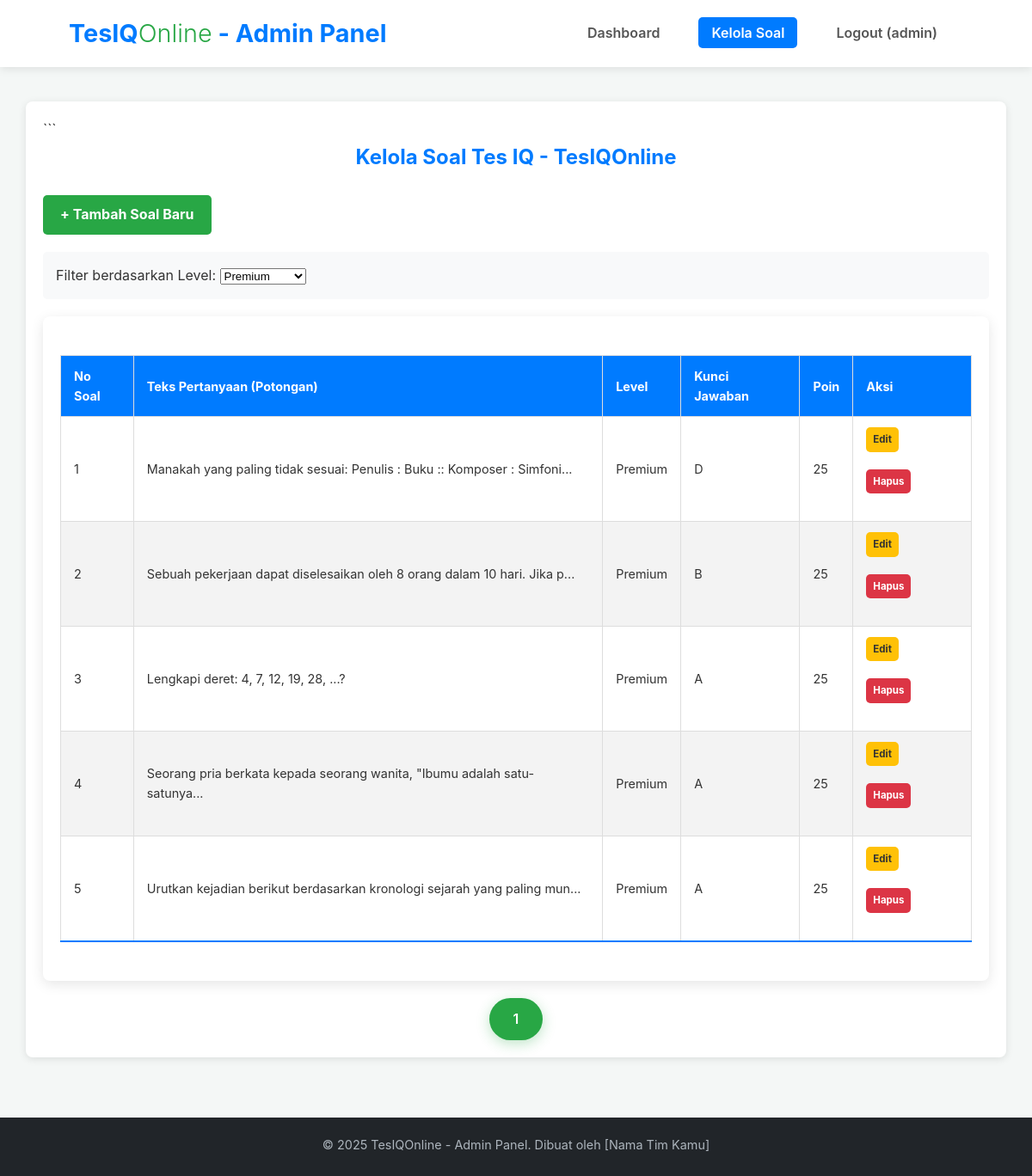
The page /admin/manajemen_soal.php?level_filter=4 (signed in) on the database its author committed.
### tables this page shows
CREATE TABLE IF NOT EXISTS `questions` (
  `id` int(11) NOT NULL AUTO_INCREMENT,
  `level_id` int(11) NOT NULL,
  `question_number` int(11) NOT NULL,
  `question_text` text NOT NULL,
  `option_a` varchar(255) NOT NULL,
  `option_b` varchar(255) NOT NULL,
  `option_c` varchar(255) NOT NULL,
  `option_d` varchar(255) NOT NULL,
  `correct_option` char(1) NOT NULL,
  `points` int(11) NOT NULL DEFAULT 10,
  `created_at` timestamp NOT NULL DEFAULT current_timestamp(),
  PRIMARY KEY (`id`),
  KEY `level_id` (`level_id`),
  CONSTRAINT `questions_ibfk_1` FOREIGN KEY (`level_id`) REFERENCES `levels` (`id`) ON DELETE CASCADE
);

CREATE TABLE IF NOT EXISTS `levels` (
  `id` int(11) NOT NULL AUTO_INCREMENT,
  `level_name` varchar(50) NOT NULL,
  `description` text DEFAULT NULL,
  PRIMARY KEY (`id`),
  UNIQUE KEY `level_name` (`level_name`)
);

### admin/manajemen_soal.php (the view, shortened to what this page needs)
<?php
$page_title = "Kelola Soal Tes IQ - TesIQOnline";
require_once 'admin_header.php';
$limit = 10;
$page = isset($_GET['page']) && is_numeric($_GET['page']) ? (int)$_GET['page'] : 1;
$offset = ($page - 1) * $limit;
$filter_level_id = isset($_GET['level_filter']) && is_numeric($_GET['level_filter']) ? (int)$_GET['level_filter'] : null;
$sql_questions = "SELECT q.id, q.question_number, q.question_text, q.correct_option, q.points, l.level_name
                  FROM questions q
                  JOIN levels l ON q.level_id = l.id";
$sql_count = "SELECT COUNT(*) as total FROM questions q";
$where_clauses = [];
$params = [];
$types = "";
if ($filter_level_id) {
    $where_clauses[] = "q.level_id = ?";
    $params[] = $filter_level_id;
    $types .= "i";
}
if (!empty($where_clauses)) {
    $sql_questions .= " WHERE " . implode(" AND ", $where_clauses);
    $sql_count .= " WHERE " . implode(" AND ", $where_clauses);
}
$sql_questions .= " ORDER BY l.id ASC, q.question_number ASC LIMIT ? OFFSET ?";
$params[] = $limit;
$params[] = $offset;
$types .= "ii";
$stmt_count = $conn->prepare($sql_count);
if ($filter_level_id) {
    $stmt_count->bind_param("i", $filter_level_id);
}
$stmt_count->execute();
$total_questions = $stmt_count->get_result()->fetch_assoc()['total'];
$total_pages = ceil($total_questions / $limit);
$stmt_questions = $conn->prepare($sql_questions);
if (!empty($params)) {
    $stmt_questions->bind_param($types, ...$params);
}
$stmt_questions->execute();
$result_questions = $stmt_questions->get_result();
$questions_list = [];
if ($result_questions->num_rows > 0) {
    while ($row = $result_questions->fetch_assoc()) {
        $questions_list[] = $row;
    }
}
?>
<h2 class="page-title"><?php echo $page_title; ?></h2>
<a href="tambah_soal.php" class="action-button" style="margin-bottom: 20px;">+ Tambah Soal Baru</a>
<form method="GET" action="manajemen_soal.php" style="margin-bottom: 20px; background-color:#f8f9fa; padding:15px; border-radius:5px;">
    <label for="level_filter">Filter berdasarkan Level:</label>
    <select name="level_filter" id="level_filter" onchange="this.form.submit()">
        <?php foreach ($levels_admin as $level) : ?>
            <option value="<?php echo $level['id']; ?>" <?php echo ($filter_level_id == $level['id']) ? 'selected' : ''; ?>>
                <?php echo htmlspecialchars($level['level_name']); ?>
            </option>
        <?php endforeach; ?>
    </select>
</form>
<?php if (!empty($questions_list)) : ?>
    <div class="table-container">
        <table class="content-table">
            <thead>
                <tr>
                    <th>No Soal</th>
                    <th>Teks Pertanyaan (Potongan)</th>
                    <th>Level</th>
                    <th>Kunci Jawaban</th>
                    <th>Poin</th>
                    <th>Aksi</th>
                </tr>
            </thead>
            <tbody>
                <?php foreach ($questions_list as $question) : ?>
                    <tr>
                        <td><?php echo $question['question_number']; ?></td>
                        <td><?php echo htmlspecialchars(substr($question['question_text'], 0, 70)) . (strlen($question['question_text']) > 70 ? '...' : ''); ?></td>
                        <td><?php echo htmlspecialchars($question['level_name']); ?></td>
                        <td><?php echo htmlspecialchars($question['correct_option']); ?></td>
                        <td><?php echo htmlspecialchars($question['points']); ?></td>
                        <td class="action-links">
                            <a href="edit_soal.php?id=<?php echo $question['id']; ?>" class="action-button edit" style="padding:5px 8px; font-size:0.8em; margin-right:5px;">Edit</a>
                            <a href="hapus_soal.php?id=<?php echo $question['id']; ?>" class="action-button delete" style="padding:5px 8px; font-size:0.8em;" onclick="return confirm('Apakah Anda yakin ingin menghapus soal ini?');">Hapus</a>
                        </td>
                    </tr>
                <?php endforeach; ?>
            </tbody>
        </table>
    </div>
    <div class="pagination" style="margin-top: 20px; text-align: center;">
        <?php for ($i = 1; $i <= $total_pages; $i++) : ?>
            <a href="?page=<?php echo $i; ?>&level_filter=<?php echo $filter_level_id; ?>" class="btn <?php echo ($i == $page) ? 'btn-primary' : 'btn-secondary'; ?>"><?php echo $i; ?></a>
        <?php endfor; ?>
    </div>
<?php else : ?>
    <div class="message info">Belum ada soal yang tersedia <?php echo $filter_level_id ? 'untuk level ini' : ''; ?>. Silakan tambahkan soal baru.</div>
<?php endif; ?>
<?php
require_once 'admin_footer.php';
?>

### assets/css/style.css (style rules this page uses)
* { margin: 0; padding: 0; box-sizing: border-box; }
body { font-family: -apple-system, BlinkMacSystemFont, "Segoe UI", Roboto, Helvetica, Arial, sans-serif, "Apple Color Emoji", "Segoe UI Emoji", "Segoe UI Symbol"; line-height: 1.6; color: #333; background-color: #f4f7f6; display: flex; flex-direction: column; min-height: 100vh; }
.btn { display: inline-block; padding: 12px 28px; text-decoration: none; border-radius: 25px; font-weight: 600; transition: background-color 0.3s ease, transform 0.2s ease; font-size: 1rem; cursor: pointer; border: none; }
.btn-primary { background-color: #28a745; color: #fff; box-shadow: 0 4px 15px rgba(40, 167, 69, 0.3); }
.table-container { background-color: #fff; padding: 20px; border-radius: 8px; box-shadow: 0 4px 15px rgba(0, 0, 0, 0.1); overflow-x: auto; }
.content-table { width: 100%; border-collapse: collapse; margin: 25px 0; font-size: 0.9em; min-width: 400px; }
.content-table thead tr { background-color: #007bff; color: #ffffff; text-align: left; font-weight: bold; }
.content-table th, .content-table td { padding: 12px 15px; border-bottom: 1px solid #dddddd; }
.content-table tbody tr { border-bottom: 1px solid #dddddd; }
.content-table tbody tr:nth-of-type(even) { background-color: #f3f3f3; }
.content-table tbody tr:last-of-type { border-bottom: 2px solid #007bff; }
.content-table .action-links a { margin-right: 8px; color: #007bff; text-decoration: none; font-weight: bold; }
.content-table .action-links a.edit { color: #ffc107; }
.content-table .action-links a.delete { color: #dc3545; }

### assets/css/admin.css (style rules this page uses)
.page-title { text-align: center; color: #007bff; margin-bottom: 25px; }
.action-button { display: inline-block; padding: 10px 20px; margin-bottom: 20px; background-color: #28a745; color: white; text-decoration: none; border-radius: 5px; font-weight: bold; }
.action-button.edit { background-color: #ffc107; color: #333 !important; }
.action-button.delete { background-color: #dc3545; color: #fff !important; }
.content-table th, .content-table td { border: 1px solid #dddddd; }

### rows shown on the page
questions: question_number "1", question_text "Manakah yang paling tidak sesuai: Penulis : Buku :: Komposer : Simfoni", level.level_name "Premium", correct_option "D", points "25"
questions: question_number "2", question_text "Sebuah pekerjaan dapat diselesaikan oleh 8 orang dalam 10 hari. Jika p", level.level_name "Premium", correct_option "B", points "25"
questions: question_number "3", question_text "Lengkapi deret: 4, 7, 12, 19, 28, ...?", level.level_name "Premium", correct_option "A", points "25"
questions: question_number "4", question_text "Seorang pria berkata kepada seorang wanita, \"Ibumu adalah satu-satunya", level.level_name "Premium", correct_option "A", points "25"
questions: question_number "5", question_text "Urutkan kejadian berikut berdasarkan kronologi sejarah yang paling mun", level.level_name "Premium", correct_option "A", points "25"

### other values the page prints
$admin_username "admin"
$page_title "Kelola Soal Tes IQ - TesIQOnline"
form field level_filter "Premium"
